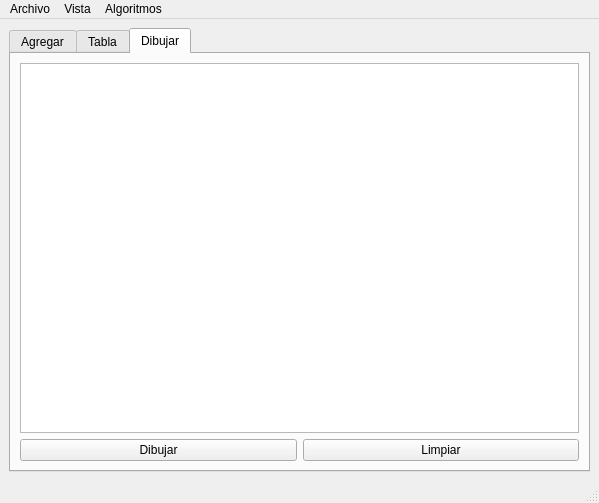
<?xml version="1.0" encoding="UTF-8"?>
<ui version="4.0">
 <class>MainWindow</class>
 <widget class="QMainWindow" name="MainWindow">
  <property name="geometry">
   <rect>
    <x>0</x>
    <y>0</y>
    <width>599</width>
    <height>503</height>
   </rect>
  </property>
  <property name="windowTitle">
   <string>Particulas</string>
  </property>
  <widget class="QWidget" name="centralwidget">
   <layout class="QGridLayout" name="gridLayout_2">
    <item row="1" column="0">
     <widget class="QTabWidget" name="tabWidget">
      <property name="currentIndex">
       <number>2</number>
      </property>
      <widget class="QWidget" name="tab">
       <attribute name="title">
        <string>Agregar</string>
       </attribute>
       <layout class="QGridLayout" name="gridLayout_3">
        <item row="0" column="0">
         <widget class="QGroupBox" name="groupBox">
          <property name="title">
           <string>Particulas</string>
          </property>
          <layout class="QGridLayout" name="gridLayout_6">
           <item row="7" column="1">
            <widget class="QSpinBox" name="Velocidad_spinBox">
             <property name="maximum">
              <number>500</number>
             </property>
            </widget>
           </item>
           <item row="0" column="0">
            <widget class="QLabel" name="label">
             <property name="text">
              <string>Id:</string>
             </property>
            </widget>
           </item>
           <item row="12" column="0" colspan="2">
            <widget class="QPushButton" name="agregar_final_pushButton">
             <property name="text">
              <string>Agregar final</string>
             </property>
            </widget>
           </item>
           <item row="1" column="0" colspan="2">
            <widget class="QGroupBox" name="groupBox_2">
             <property name="title">
              <string>Origen</string>
             </property>
             <layout class="QGridLayout" name="gridLayout">
              <item row="0" column="0">
               <widget class="QLabel" name="label_2">
                <property name="text">
                 <string> X:</string>
                </property>
               </widget>
              </item>
              <item row="0" column="2">
               <widget class="QLabel" name="label_9">
                <property name="text">
                 <string> Y:</string>
                </property>
               </widget>
              </item>
              <item row="0" column="1">
               <widget class="QSpinBox" name="Origen_X_spinBox">
                <property name="maximum">
                 <number>500</number>
                </property>
               </widget>
              </item>
              <item row="0" column="3">
               <widget class="QSpinBox" name="Origen_Y_spinBox">
                <property name="maximum">
                 <number>500</number>
                </property>
               </widget>
              </item>
             </layout>
            </widget>
           </item>
           <item row="7" column="0">
            <widget class="QLabel" name="label_4">
             <property name="text">
              <string>Velocidad:</string>
             </property>
            </widget>
           </item>
           <item row="0" column="1">
            <widget class="QLineEdit" name="Id_lineEdit"/>
           </item>
           <item row="6" column="0" colspan="2">
            <widget class="QGroupBox" name="groupBox_4">
             <property name="title">
              <string>Color</string>
             </property>
             <layout class="QHBoxLayout" name="horizontalLayout">
              <item>
               <widget class="QLabel" name="label_5">
                <property name="text">
                 <string>R:</string>
                </property>
               </widget>
              </item>
              <item>
               <widget class="QSpinBox" name="Red_spinBox">
                <property name="maximum">
                 <number>255</number>
                </property>
               </widget>
              </item>
              <item>
               <widget class="QLabel" name="label_8">
                <property name="text">
                 <string>G:</string>
                </property>
               </widget>
              </item>
              <item>
               <widget class="QSpinBox" name="Green_spinBox">
                <property name="maximum">
                 <number>255</number>
                </property>
               </widget>
              </item>
              <item>
               <widget class="QLabel" name="label_7">
                <property name="text">
                 <string>B:</string>
                </property>
               </widget>
              </item>
              <item>
               <widget class="QSpinBox" name="Blue_spinBox">
                <property name="maximum">
                 <number>255</number>
                </property>
               </widget>
              </item>
             </layout>
            </widget>
           </item>
           <item row="5" column="0" colspan="2">
            <widget class="QGroupBox" name="groupBox_3">
             <property name="title">
              <string>Destino</string>
             </property>
             <layout class="QGridLayout" name="gridLayout_7">
              <item row="0" column="0">
               <widget class="QLabel" name="label_3">
                <property name="text">
                 <string>X:</string>
                </property>
               </widget>
              </item>
              <item row="0" column="1">
               <widget class="QSpinBox" name="Destino_X_spinBox">
                <property name="maximum">
                 <number>500</number>
                </property>
               </widget>
              </item>
              <item row="0" column="2">
               <widget class="QLabel" name="label_6">
                <property name="text">
                 <string>Y:</string>
                </property>
               </widget>
              </item>
              <item row="0" column="3">
               <widget class="QSpinBox" name="Destino_Y_spinBox">
                <property name="maximum">
                 <number>500</number>
                </property>
               </widget>
              </item>
             </layout>
            </widget>
           </item>
           <item row="11" column="0" colspan="2">
            <widget class="QPushButton" name="agregar_inicio_pushButton">
             <property name="text">
              <string>Agregar inicio</string>
             </property>
            </widget>
           </item>
          </layout>
         </widget>
        </item>
        <item row="0" column="1">
         <widget class="QGroupBox" name="groupBox_5">
          <property name="title">
           <string>Salida</string>
          </property>
          <layout class="QVBoxLayout" name="verticalLayout">
           <item>
            <widget class="QPlainTextEdit" name="salida"/>
           </item>
           <item>
            <widget class="QPushButton" name="mostrar_pushButton">
             <property name="text">
              <string>Mostrar</string>
             </property>
            </widget>
           </item>
           <item>
            <widget class="QPushButton" name="ordenar_id_pushButton">
             <property name="text">
              <string>Ordenar Id</string>
             </property>
            </widget>
           </item>
           <item>
            <widget class="QPushButton" name="ordenar_distancia_pushButton">
             <property name="text">
              <string>Ordenar Distancia</string>
             </property>
            </widget>
           </item>
           <item>
            <widget class="QPushButton" name="ordenar_velocidad_pushButton">
             <property name="text">
              <string>Ordenar Velocidad</string>
             </property>
            </widget>
           </item>
          </layout>
         </widget>
        </item>
       </layout>
      </widget>
      <widget class="QWidget" name="tab_2">
       <attribute name="title">
        <string>Tabla</string>
       </attribute>
       <layout class="QGridLayout" name="gridLayout_4">
        <item row="0" column="0" colspan="3">
         <widget class="QTableWidget" name="tabla"/>
        </item>
        <item row="1" column="0">
         <widget class="QLineEdit" name="buscar_lineEdit">
          <property name="placeholderText">
           <string>Id de la particula</string>
          </property>
         </widget>
        </item>
        <item row="1" column="1">
         <widget class="QPushButton" name="buscar_pushButton">
          <property name="text">
           <string>Buscar</string>
          </property>
         </widget>
        </item>
        <item row="1" column="2">
         <widget class="QPushButton" name="mostrar_tabla_pushButton">
          <property name="text">
           <string>Mostrar</string>
          </property>
         </widget>
        </item>
       </layout>
      </widget>
      <widget class="QWidget" name="tab_3">
       <attribute name="title">
        <string>Dibujar</string>
       </attribute>
       <layout class="QGridLayout" name="gridLayout_5">
        <item row="2" column="1">
         <widget class="QPushButton" name="limpiar">
          <property name="text">
           <string>Limpiar</string>
          </property>
         </widget>
        </item>
        <item row="0" column="0" colspan="2">
         <widget class="QGraphicsView" name="graphicsView"/>
        </item>
        <item row="2" column="0">
         <widget class="QPushButton" name="dibujar">
          <property name="text">
           <string>Dibujar</string>
          </property>
         </widget>
        </item>
       </layout>
      </widget>
     </widget>
    </item>
   </layout>
  </widget>
  <widget class="QMenuBar" name="menubar">
   <property name="geometry">
    <rect>
     <x>0</x>
     <y>0</y>
     <width>599</width>
     <height>26</height>
    </rect>
   </property>
   <widget class="QMenu" name="menuArchivo">
    <property name="title">
     <string>Archivo</string>
    </property>
    <addaction name="actionAbrir"/>
    <addaction name="actionGuardar"/>
   </widget>
   <widget class="QMenu" name="menuVista">
    <property name="title">
     <string>Vista</string>
    </property>
    <addaction name="actionPuntos"/>
   </widget>
   <widget class="QMenu" name="menuAlgoritmos">
    <property name="title">
     <string>Algoritmos</string>
    </property>
    <addaction name="actionPuntos_mas_Cercanos"/>
   </widget>
   <addaction name="menuArchivo"/>
   <addaction name="menuVista"/>
   <addaction name="menuAlgoritmos"/>
  </widget>
  <widget class="QStatusBar" name="statusbar"/>
  <action name="actionAbrir">
   <property name="text">
    <string>Abrir</string>
   </property>
   <property name="shortcut">
    <string>Ctrl+O</string>
   </property>
  </action>
  <action name="actionGuardar">
   <property name="text">
    <string>Guardar</string>
   </property>
   <property name="shortcut">
    <string>Ctrl+S</string>
   </property>
  </action>
  <action name="actionPuntos">
   <property name="text">
    <string>Puntos</string>
   </property>
  </action>
  <action name="actionPuntos_mas_Cercanos">
   <property name="text">
    <string>Puntos mas Cercanos</string>
   </property>
  </action>
 </widget>
 <resources/>
 <connections/>
</ui>
